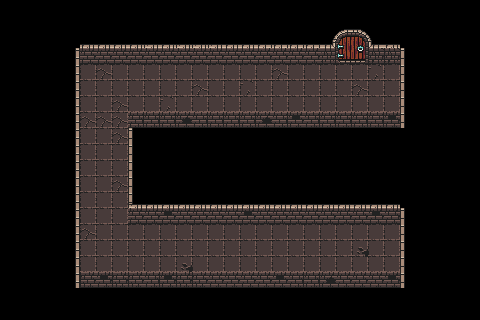

Below is a game level as drawn by its tile map, then a one-line description and the .tmx file that defines it, in full:
An orthogonal 30x20 tile map with 16x16 px tiles, 3 tile layers (Floor, Walls, Door).

<map version="1.10" tiledversion="1.11.0" orientation="orthogonal" renderorder="right-down" width="30" height="20" tilewidth="16" tileheight="16" infinite="0" nextlayerid="5" nextobjectid="1">
 <tileset firstgid="1" source="dungeon_tiles.tsx" />
 <layer id="1" name="Floor" width="30" height="20">
  <data encoding="csv">
0,0,0,0,0,0,0,0,0,0,0,0,0,0,0,0,0,0,0,0,0,0,0,0,0,0,0,0,0,0,
0,0,0,0,0,0,0,0,0,0,0,0,0,0,0,0,0,0,0,0,0,0,0,0,0,0,0,0,0,0,
0,0,0,0,0,0,0,0,0,0,0,0,0,0,0,0,0,0,0,0,0,0,0,0,0,0,0,0,0,0,
0,0,0,0,0,0,0,0,0,0,0,0,0,0,0,0,0,0,0,0,0,0,0,0,0,0,0,0,0,0,
0,0,0,0,0,130,131,130,130,130,130,130,130,130,130,130,130,131,130,130,130,130,130,132,130,0,0,0,0,0,
0,0,0,0,0,130,130,130,130,130,130,130,131,130,130,132,130,130,130,130,130,130,131,130,130,0,0,0,0,0,
0,0,0,0,0,130,130,131,130,130,132,130,130,130,130,130,130,130,130,130,130,130,130,130,130,0,0,0,0,0,
0,0,0,0,0,131,131,131,0,0,0,0,0,0,0,0,0,0,0,0,0,0,0,0,0,0,0,0,0,0,
0,0,0,0,0,130,130,131,0,0,0,0,0,0,0,0,0,0,0,0,0,0,0,0,0,0,0,0,0,0,
0,0,0,0,0,130,130,130,0,0,0,0,0,0,0,0,0,0,0,0,0,0,0,0,0,0,0,0,0,0,
0,0,0,0,0,130,130,130,0,0,0,0,0,0,0,0,0,0,0,0,0,0,0,0,0,0,0,0,0,0,
0,0,0,0,0,130,130,131,0,0,0,0,0,0,0,0,0,0,0,0,0,0,0,0,0,0,0,0,0,0,
0,0,0,0,0,130,130,130,323,0,0,0,0,0,0,0,0,0,0,0,0,0,0,0,0,0,0,0,0,0,
0,0,0,0,0,130,130,130,0,0,0,0,0,0,0,0,0,0,0,0,0,0,0,0,0,0,0,0,0,0,
0,0,0,0,0,131,130,130,130,130,130,130,130,130,130,130,130,130,130,130,130,130,130,130,130,0,0,0,0,0,
0,0,0,0,0,130,130,130,130,130,130,130,130,130,130,130,130,130,130,130,130,130,164,130,130,0,0,0,0,0,
0,0,0,0,0,130,130,130,130,130,130,164,130,130,130,130,130,130,130,130,130,130,130,130,130,0,0,0,0,0,
0,0,0,0,0,0,0,0,0,0,0,0,0,0,0,0,0,0,0,0,0,0,0,0,0,0,0,0,0,0,
0,0,0,0,0,0,0,0,0,0,0,0,0,0,0,0,0,0,0,0,0,0,0,0,0,0,0,0,0,0,
0,0,0,0,0,0,0,0,0,0,0,0,0,0,0,0,0,0,0,0,0,0,0,0,0,0,0,0,0,0
</data>
 </layer>
 <layer id="2" name="Walls" width="30" height="20">
  <data encoding="csv">
0,0,0,0,0,0,0,0,0,0,0,0,0,0,0,0,0,0,0,0,0,0,0,0,0,0,0,0,0,0,
0,0,0,0,0,0,0,0,0,0,0,0,0,0,0,0,0,0,0,0,0,451,452,0,0,0,0,0,0,0,
0,0,0,0,0,3,3,3,3,2,3,2,2,2,3,3,4,4,4,4,482,0,0,485,3,0,0,0,0,0,
0,0,0,0,324,35,35,35,35,35,35,35,35,35,35,35,35,35,35,35,514,0,0,517,517,323,0,0,0,0,
0,0,0,0,324,0,0,0,0,0,0,0,0,0,0,0,0,0,0,0,0,0,0,0,0,323,0,0,0,0,
0,0,0,0,324,0,0,0,0,0,0,0,0,0,0,0,0,0,0,0,0,0,0,0,0,323,0,0,0,0,
0,0,0,0,324,0,0,0,0,0,0,0,0,0,0,0,0,0,0,0,0,0,0,0,0,323,0,0,0,0,
0,0,0,0,324,0,0,0,36,36,36,100,36,36,36,36,100,36,68,36,36,36,36,36,68,323,0,0,0,0,
0,0,0,0,324,0,0,0,323,0,0,0,0,0,0,0,0,0,0,0,0,0,0,0,0,0,0,0,0,0,
0,0,0,0,324,0,0,0,323,0,0,0,0,0,0,0,0,0,0,0,0,0,0,0,0,0,0,0,0,0,
0,0,0,0,324,0,0,0,323,0,0,0,0,0,0,0,0,0,0,0,0,0,0,0,0,0,0,0,0,0,
0,0,0,0,324,0,0,0,323,0,0,0,0,0,0,0,0,0,0,0,0,0,0,0,0,0,0,0,0,0,
0,0,0,0,324,0,0,0,2,3,3,3,3,3,3,3,3,3,3,3,3,3,3,3,3,0,0,0,0,0,
0,0,0,0,324,0,0,0,35,35,68,35,35,35,35,68,35,35,35,35,35,35,35,68,35,323,0,0,0,0,
0,0,0,0,324,0,0,0,0,0,0,0,0,0,0,0,0,0,0,0,0,0,0,0,0,323,0,0,0,0,
0,0,0,0,324,0,0,0,0,0,0,0,0,0,0,0,0,0,0,0,0,0,0,0,0,323,0,0,0,0,
0,0,0,0,324,0,0,0,0,0,0,0,0,0,0,0,0,0,0,0,0,0,0,0,0,323,0,0,0,0,
0,0,0,0,324,34,68,34,34,36,68,34,34,35,35,35,35,68,36,36,100,35,35,35,68,323,0,0,0,0,
0,0,0,0,0,0,0,0,0,0,0,0,0,0,0,0,0,0,0,0,0,0,0,0,0,0,0,0,0,0,
0,0,0,0,0,0,0,0,0,0,0,0,0,0,0,0,0,0,0,0,0,0,0,0,0,0,0,0,0,0
</data>
 </layer>
 <layer id="4" name="Door" width="30" height="20">
  <data encoding="csv">
0,0,0,0,0,0,0,0,0,0,0,0,0,0,0,0,0,0,0,0,0,0,0,0,0,0,0,0,0,0,
0,0,0,0,0,0,0,0,0,0,0,0,0,0,0,0,0,0,0,0,0,0,0,0,0,0,0,0,0,0,
0,0,0,0,0,0,0,0,0,0,0,0,0,0,0,0,0,0,0,0,0,483,484,0,0,0,0,0,0,0,
0,0,0,0,0,0,0,0,0,0,0,0,0,0,0,0,0,0,0,0,0,515,516,0,0,0,0,0,0,0,
0,0,0,0,0,0,0,0,0,0,0,0,0,0,0,0,0,0,0,0,0,0,0,0,0,0,0,0,0,0,
0,0,0,0,0,0,0,0,0,0,0,0,0,0,0,0,0,0,0,0,0,0,0,0,0,0,0,0,0,0,
0,0,0,0,0,0,0,0,0,0,0,0,0,0,0,0,0,0,0,0,0,0,0,0,0,0,0,0,0,0,
0,0,0,0,0,0,0,0,0,0,0,0,0,0,0,0,0,0,0,0,0,0,0,0,0,0,0,0,0,0,
0,0,0,0,0,0,0,0,0,0,0,0,0,0,0,0,0,0,0,0,0,0,0,0,0,0,0,0,0,0,
0,0,0,0,0,0,0,0,0,0,0,0,0,0,0,0,0,0,0,0,0,0,0,0,0,0,0,0,0,0,
0,0,0,0,0,0,0,0,0,0,0,0,0,0,0,0,0,0,0,0,0,0,0,0,0,0,0,0,0,0,
0,0,0,0,0,0,0,0,0,0,0,0,0,0,0,0,0,0,0,0,0,0,0,0,0,0,0,0,0,0,
0,0,0,0,0,0,0,0,0,0,0,0,0,0,0,0,0,0,0,0,0,0,0,0,0,0,0,0,0,0,
0,0,0,0,0,0,0,0,0,0,0,0,0,0,0,0,0,0,0,0,0,0,0,0,0,0,0,0,0,0,
0,0,0,0,0,0,0,0,0,0,0,0,0,0,0,0,0,0,0,0,0,0,0,0,0,0,0,0,0,0,
0,0,0,0,0,0,0,0,0,0,0,0,0,0,0,0,0,0,0,0,0,0,0,0,0,0,0,0,0,0,
0,0,0,0,0,0,0,0,0,0,0,0,0,0,0,0,0,0,0,0,0,0,0,0,0,0,0,0,0,0,
0,0,0,0,0,0,0,0,0,0,0,0,0,0,0,0,0,0,0,0,0,0,0,0,0,0,0,0,0,0,
0,0,0,0,0,0,0,0,0,0,0,0,0,0,0,0,0,0,0,0,0,0,0,0,0,0,0,0,0,0,
0,0,0,0,0,0,0,0,0,0,0,0,0,0,0,0,0,0,0,0,0,0,0,0,0,0,0,0,0,0
</data>
 </layer>
</map>